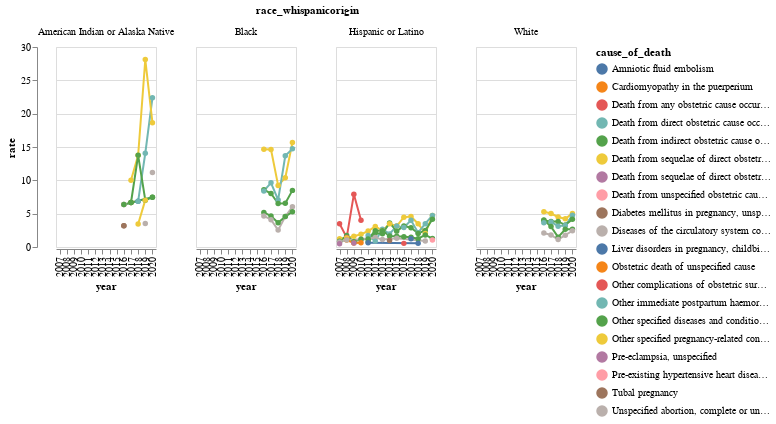

Notebook code cell kept with this figure:
### Code cell
base_chart = (
    alt.Chart(top5_byrace)
    .mark_line(point=True)
    .encode(x=alt.X("year:O"), y=alt.Y("rate"), color="cause_of_death:N")
    .properties(width=100, height=200)
)

alt.layer(base_chart, data=top5_byrace).facet("race_whispanicorigin:N")

### Figure 1 — Vega-Lite specification as saved in the notebook (floating-point values rounded to 4 significant figures; data arrays with more than 128 entries replaced by an {"elided": "..."} marker saying what was removed)
{"config": {"view": {"continuousWidth": 400, "continuousHeight": 300}}, "data": {"name": "data-c1c7ebe30036d00a737854a09d38b5bc"}, "facet": {"field": "race_whispanicorigin", "type": "nominal"}, "spec": {"layer": [{"mark": {"type": "line", "point": true}, "encoding": {"color": {"field": "cause_of_death", "type": "nominal"}, "x": {"field": "year", "type": "ordinal"}, "y": {"field": "rate", "type": "quantitative"}}, "height": 200, "width": 100}]}, "$schema": "https://vega.github.io/schema/vega-lite/v4.17.0.json", "datasets": {"data-c1c7ebe30036d00a737854a09d38b5bc": {"elided": "145 records"}}}
